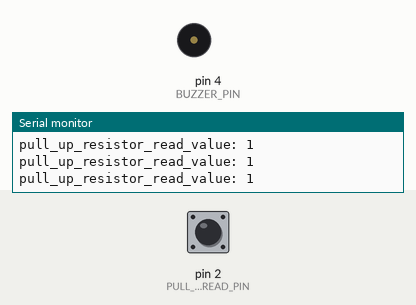
Recording of a sketch running on a simulated Arduino Uno, built with avr-gcc and run on an emulated ATmega328P. Parts: buzzer (waves = sounding, pin HIGH), the last lines printed to the serial monitor. The test bench sets the inputs (shaded band); at power-on: pin 2 (PULL_UP_RESISTOR_READ_PIN) HIGH.

Above: at 1.2 s.
1.3 s: pin 2 (PULL_UP_RESISTOR_READ_PIN) pulled LOW for 0.15 s
At 1.42 s:
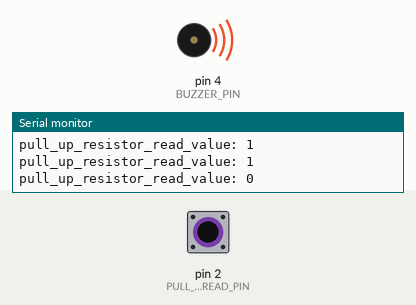
3.0 s: pin 2 (PULL_UP_RESISTOR_READ_PIN) pulled LOW for 3.2 s
At 7.1 s:
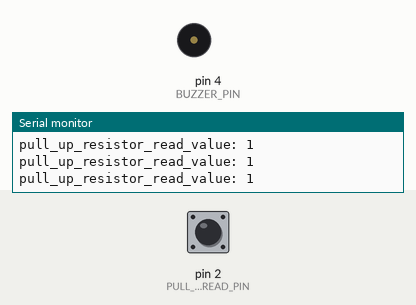
7.7 s: pin 2 (PULL_UP_RESISTOR_READ_PIN) pulled LOW for 1 s
At 8.5 s:
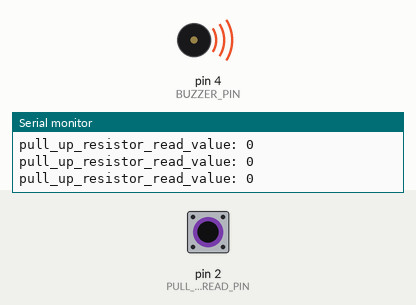
Timing chart, 0 to 10.7 s (numbered marks = the images above; inputs shaded):
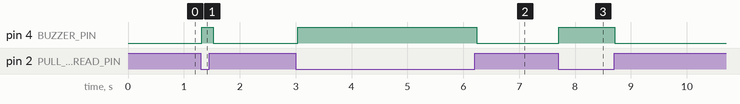

The sketch:

pull-up-resistor-control-buzzer.ino
```cpp
/**
 * Button component can act as a `Pull-up Resistor` or `Pull-down Resistor`, it depends on where
 * you put the resistor and GPIO pin into the circuit:
 *
 * 1. Pull-up: 5V connects to 10K resistor, and put GPIO pin between resistor and button.
 *    When button be pushed down, `digitalRead()` got `0`
 *
 * 2. Pull-down: 5V connects to button, and then GPIO pin, and follow the resistor.
 *    When button be pushed down, `digitalRead()` got `1`
 *
 * In this demo, we connect an active buzzer to pin 4, and pull-up resistor read pin to 2.
 * When button pushes down, we set buzzer pin to `HIGH` to make some noise.
 */

#include <stdio.h>

const uint8_t PULL_UP_RESISTOR_READ_PIN = 2;
const uint8_t BUZZER_PIN = 4;

const char message[1024];

/**
 *
 */
void setup() {
    Serial.begin(9600);

    pinMode(PULL_UP_RESISTOR_READ_PIN, INPUT);
    pinMode(BUZZER_PIN, OUTPUT);

    sprintf(message, "[ Button (pull-up resistor) control active buzzer demo]\n");
    Serial.println(message);

    sprintf(message, "PULL_UP_RESISTOR_READ_PIN %d set to 'INPUT' mode\n", PULL_UP_RESISTOR_READ_PIN);
    Serial.println(message);

    sprintf(message, "BUZZER_PIN %d set to 'OUTPUT' mode\n", BUZZER_PIN);
    Serial.println(message);
 }


 /**
  *
  */
void loop() {
    uint8_t pull_up_resistor_read_value = digitalRead(PULL_UP_RESISTOR_READ_PIN);
    Serial.print("pull_up_resistor_read_value: ");
    Serial.println(pull_up_resistor_read_value);

    if (pull_up_resistor_read_value == 0) {
      digitalWrite(BUZZER_PIN, HIGH);
      delay(50);
    } else {
      digitalWrite(BUZZER_PIN, LOW);
    }

    delay(50);
}
```

Measured:
- after the input at 1.3 s, pin 4 (BUZZER_PIN): LOW → HIGH at once, → LOW 0.20 s later
- after the input at 3.0 s, pin 4 (BUZZER_PIN): LOW → HIGH at once, → LOW 3.2 s later
- after the input at 7.7 s, pin 4 (BUZZER_PIN): LOW → HIGH at once, → LOW 1.0 s later
